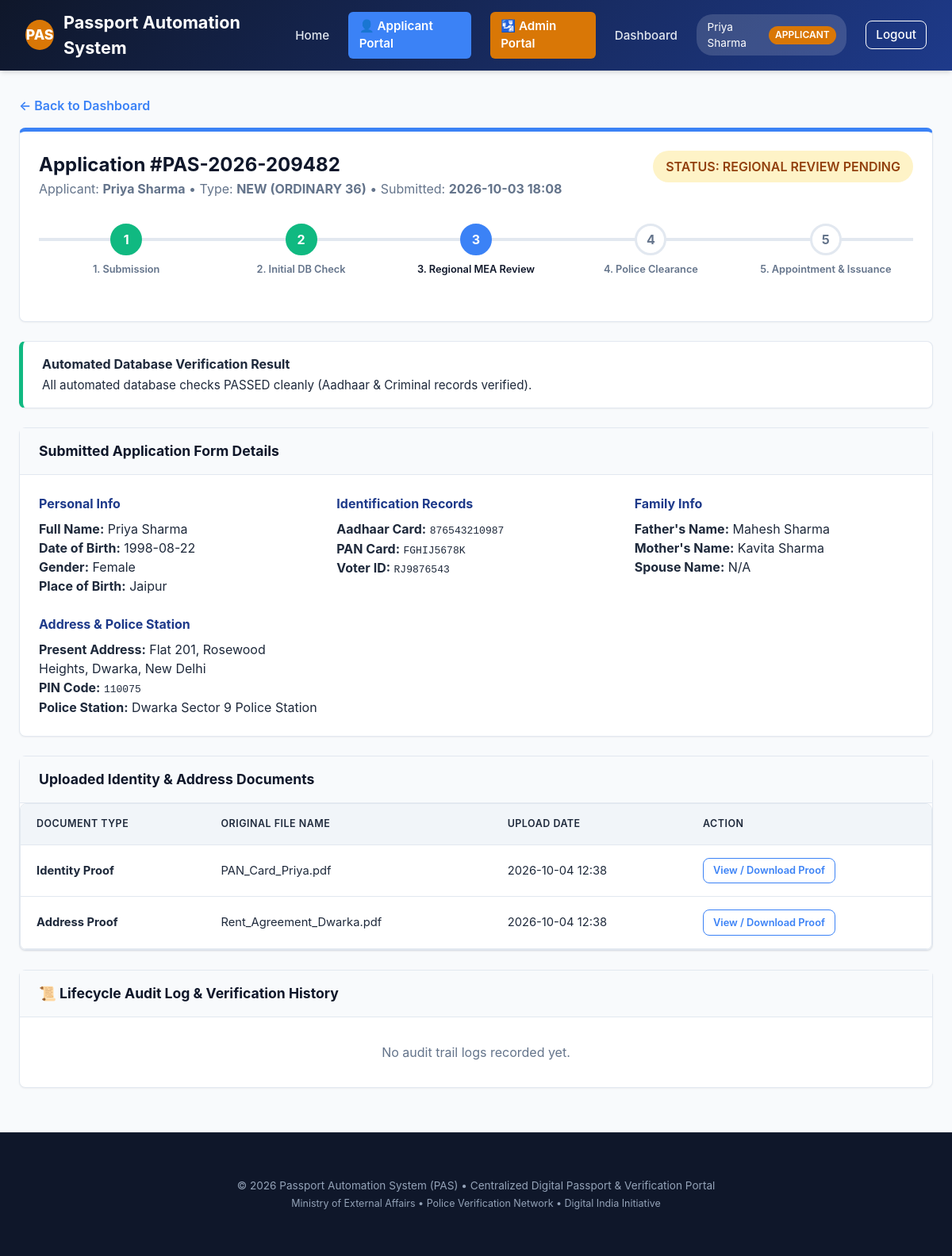
Screenshot of /application/2 (signed in) with the database file from the repository.
### models.py (models this page shows, shortened)
class User(db.Model):
    __tablename__ = 'users'
    id = db.Column(db.Integer, primary_key=True)
    username = db.Column(db.String(64), unique=True, nullable=False, index=True)
    email = db.Column(db.String(120), unique=True, nullable=False, index=True)
    password_hash = db.Column(db.String(256), nullable=False)
    role = db.Column(db.String(32), nullable=False, default='applicant') # applicant, passport_admin, regional_admin, police
    full_name = db.Column(db.String(128), nullable=False)
    phone = db.Column(db.String(20))
    jurisdiction_pin = db.Column(db.String(10)) # For filtering police / regional jurisdiction
    created_at = db.Column(db.DateTime, default=datetime.utcnow)
    applications = db.relationship('Application', backref='applicant', lazy=True, foreign_keys='Application.applicant_id')
    police_reports = db.relationship('PoliceReport', backref='officer', lazy=True)
    regional_verifications = db.relationship('RegionalVerification', backref='officer', lazy=True)
    audit_logs = db.relationship('AuditLog', backref='actor', lazy=True)

class Application(db.Model):
    __tablename__ = 'applications'
    id = db.Column(db.Integer, primary_key=True)
    application_number = db.Column(db.String(32), unique=True, nullable=False, index=True)
    applicant_id = db.Column(db.Integer, db.ForeignKey('users.id'), nullable=False)
    application_type = db.Column(db.String(32), nullable=False, default='new') # new, renewal
    passport_type = db.Column(db.String(32), nullable=False, default='ordinary_36') # ordinary_36, ordinary_60, official, diplomatic
    given_name = db.Column(db.String(64), nullable=False)
    surname = db.Column(db.String(64), nullable=False)
    dob = db.Column(db.Date, nullable=False)
    gender = db.Column(db.String(16), nullable=False)
    place_of_birth = db.Column(db.String(128), nullable=False)
    aadhaar_number = db.Column(db.String(20), index=True)
    pan_number = db.Column(db.String(20))
    voter_id = db.Column(db.String(20))
    father_name = db.Column(db.String(128))
    mother_name = db.Column(db.String(128))
    spouse_name = db.Column(db.String(128))
    present_address = db.Column(db.Text, nullable=False)
    permanent_address = db.Column(db.Text, nullable=False)
    pin_code = db.Column(db.String(10), nullable=False, index=True)
    police_station_name = db.Column(db.String(128), nullable=False)
    emergency_contact_name = db.Column(db.String(128))
    emergency_contact_phone = db.Column(db.String(20))
    status = db.Column(db.String(32), nullable=False, default='submitted', index=True)
    auto_check_status = db.Column(db.String(32), default='pending') # pending, passed, flagged
    auto_check_notes = db.Column(db.Text)
    passport_number = db.Column(db.String(32), unique=True, index=True)
    issue_date = db.Column(db.Date)
    expiry_date = db.Column(db.Date)
    dispatch_tracking_id = db.Column(db.String(64))
    dispatch_date = db.Column(db.Date)
    rejection_reason = db.Column(db.Text)
    created_at = db.Column(db.DateTime, default=datetime.utcnow)
    updated_at = db.Column(db.DateTime, default=datetime.utcnow, onupdate=datetime.utcnow)
    documents = db.relationship('Document', backref='application', cascade='all, delete-orphan', lazy=True)
    police_report = db.relationship('PoliceReport', backref='application', uselist=False, cascade='all, delete-orphan', lazy=True)
    regional_verification = db.relationship('RegionalVerification', backref='application', uselist=False, cascade='all, delete-orphan', lazy=True)
    appointment = db.relationship('Appointment', backref='application', uselist=False, cascade='all, delete-orphan', lazy=True)
    audit_logs = db.relationship('AuditLog', backref='application', cascade='all, delete-orphan', lazy=True)

class Document(db.Model):
    __tablename__ = 'documents'
    id = db.Column(db.Integer, primary_key=True)
    application_id = db.Column(db.Integer, db.ForeignKey('applications.id'), nullable=False)
    doc_type = db.Column(db.String(64), nullable=False) # identity_proof, address_proof, dob_proof, photo
    file_name = db.Column(db.String(256), nullable=False)
    original_filename = db.Column(db.String(256), nullable=False)
    uploaded_at = db.Column(db.DateTime, default=datetime.utcnow)

### app.py (the view)
@app.route('/application/<int:app_id>')
@login_required
def application_detail(app_id):
    application = db.get_or_404(Application, app_id)
    user_role = session.get('user_role')
    user_id = session.get('user_id')
    if user_role == 'applicant' and application.applicant_id != user_id:
        flash('Unauthorized access to application record.', 'danger')
        return redirect(url_for('applicant_dashboard'))
    audit_logs = AuditLog.query.filter_by(application_id=app_id).order_by(AuditLog.created_at.desc()).all()
    today_str = date.today().strftime('%Y-%m-%d')
    return render_template(
        'application_detail.html',
        application=application,
        audit_logs=audit_logs,
        today_str=today_str
    )

### app.py (called while the page is built)
def login_required(f):
    @wraps(f)
    def decorated_function(*args, **kwargs):
        if 'user_id' not in session:
            flash('Please log in to access this page.', 'warning')
            return redirect(url_for('login'))
        return f(*args, **kwargs)
    return decorated_function

@app.context_processor
def inject_user():
    user = None
    if 'user_id' in session:
        user = db.session.get(User, session['user_id'])
    return dict(current_user=user)

### templates/application_detail.html (shortened to what this page needs)
{% extends "base.html" %}
{% block content %}
<div style="margin-bottom: 1rem;">
  <a href="{{ url_for('dashboard') }}" style="font-weight: 600;">&larr; Back to Dashboard</a>
</div>
<div class="card" style="border-top: 5px solid var(--primary-light);">
  <div class="card-body">
    <div style="display: flex; justify-content: space-between; align-items: flex-start; flex-wrap: wrap; gap: 1rem;">
      <div>
        <h2 style="color: var(--primary-dark);">Application #{{ application.application_number }}</h2>
        <p style="color: var(--text-muted);">
          Applicant: <strong>{{ application.given_name }} {{ application.surname }}</strong> &bull;
          Type: <strong>{{ application.application_type.upper() }} ({{ application.passport_type.replace('_', ' ').upper() }})</strong> &bull;
          Submitted: <strong>{{ application.created_at.strftime('%Y-%m-%d %H:%M') }}</strong>
        </p>
      </div>
      <div style="text-align: right;">
        <span class="badge badge-{{ application.status }}" style="font-size: 1rem; padding: 0.5rem 1rem;">
          STATUS: {{ application.status.replace('_', ' ').upper() }}
        </span>
      </div>
    </div>
    <div class="stepper" style="margin-top: 2rem;">
      <div class="step {% if application.status not in ['submitted'] %}completed{% else %}active{% endif %}">
        <div class="step-circle">1</div>
        <div class="step-label">1. Submission</div>
      </div>
      <div class="step {% if application.status in ['initial_check_passed', 'regional_review_pending', 'regional_approved', 'police_verification_pending', 'police_approved', 'appointment_scheduled', 'approved_for_issuance', 'passport_issued', 'dispatched'] %}completed{% elif application.status == 'initial_check_failed' %}active{% endif %}">
        <div class="step-circle">2</div>
        <div class="step-label">2. Initial DB Check</div>
      </div>
      <div class="step {% if application.status in ['regional_approved', 'police_verification_pending', 'police_approved', 'appointment_scheduled', 'approved_for_issuance', 'passport_issued', 'dispatched'] %}completed{% elif application.status in ['regional_review_pending', 'regional_flagged'] %}active{% endif %}">
        <div class="step-circle">3</div>
        <div class="step-label">3. Regional MEA Review</div>
      </div>
      <div class="step ">
        <div class="step-circle">4</div>
        <div class="step-label">4. Police Clearance</div>
      </div>
      <div class="step {% if application.status in ['passport_issued', 'dispatched'] %}completed{% elif application.status == 'appointment_scheduled' %}active{% endif %}">
        <div class="step-circle">5</div>
        <div class="step-label">5. Appointment & Issuance</div>
      </div>
    </div>
  </div>
</div>
{% if application.auto_check_notes %}
  <div class="card" style="border-left: 5px solid {% if application.auto_check_status == 'passed' %}#10b981{% else %}#ef4444{% endif %};">
    <div class="card-body" style="padding: 1rem 1.5rem;">
      <h4 style="margin-bottom: 0.25rem;">Automated Database Verification Result</h4>
      <p style="font-size: 0.95rem;">{{ application.auto_check_notes }}</p>
    </div>
  </div>
{% endif %}
<div class="card">
  <div class="card-header">
    <h3>Submitted Application Form Details</h3>
  </div>
  <div class="card-body">
    <div style="display: grid; grid-template-columns: repeat(auto-fit, minmax(280px, 1fr)); gap: 1.5rem;">
      <div>
        <h4 style="color: var(--primary); margin-bottom: 0.5rem;">Personal Info</h4>
        <p><strong>Full Name:</strong> {{ application.given_name }} {{ application.surname }}</p>
        <p><strong>Date of Birth:</strong> {{ application.dob.strftime('%Y-%m-%d') }}</p>
        <p><strong>Gender:</strong> {{ application.gender }}</p>
        <p><strong>Place of Birth:</strong> {{ application.place_of_birth }}</p>
      </div>
      <div>
        <h4 style="color: var(--primary); margin-bottom: 0.5rem;">Identification Records</h4>
        <p><strong>Aadhaar Card:</strong> <code>{{ application.aadhaar_number or 'N/A' }}</code></p>
        <p><strong>PAN Card:</strong> <code>{{ application.pan_number or 'N/A' }}</code></p>
        <p><strong>Voter ID:</strong> <code>{{ application.voter_id or 'N/A' }}</code></p>
      </div>
      <div>
        <h4 style="color: var(--primary); margin-bottom: 0.5rem;">Family Info</h4>
        <p><strong>Father's Name:</strong> {{ application.father_name or 'N/A' }}</p>
        <p><strong>Mother's Name:</strong> {{ application.mother_name or 'N/A' }}</p>
        <p><strong>Spouse Name:</strong> {{ application.spouse_name or 'N/A' }}</p>
      </div>
      <div>
        <h4 style="color: var(--primary); margin-bottom: 0.5rem;">Address & Police Station</h4>
        <p><strong>Present Address:</strong> {{ application.present_address }}</p>
        <p><strong>PIN Code:</strong> <code>{{ application.pin_code }}</code></p>
        <p><strong>Police Station:</strong> {{ application.police_station_name }}</p>
      </div>
    </div>
  </div>
</div>
<div class="card">
  <div class="card-header">
    <h3>Uploaded Identity & Address Documents</h3>
  </div>
  <div class="card-body" style="padding: 0;">
    {% if application.documents %}
      <div class="table-responsive">
        <table class="table">
          <thead>
            <tr>
              <th>Document Type</th>
              <th>Original File Name</th>
              <th>Upload Date</th>
              <th>Action</th>
            </tr>
          </thead>
          <tbody>
            {% for doc in application.documents %}
              <tr>
                <td><strong>{{ doc.doc_type.replace('_', ' ').title() }}</strong></td>
                <td>{{ doc.original_filename }}</td>
                <td>{{ doc.uploaded_at.strftime('%Y-%m-%d %H:%M') }}</td>
                <td>
                  <a href="{{ url_for('serve_upload', filename=doc.file_name) }}" target="_blank" class="btn btn-sm btn-outline">View / Download Proof</a>
                </td>
              </tr>
            {% endfor %}
          </tbody>
        </table>
      </div>
    {% else %}
      <div style="padding: 2rem; text-align: center; color: var(--text-muted);">
        <p>No document proof attachments uploaded for this application.</p>
      </div>
    {% endif %}
  </div>
</div>
<div class="card">
  <div class="card-header">
    <h3>📜 Lifecycle Audit Log & Verification History</h3>
  </div>
  <div class="card-body" style="padding: 0;">
    {% if audit_logs %}
      <div class="table-responsive">
        <table class="table">
          <thead>
            <tr>
              <th>Timestamp</th>
              <th>Actor Name</th>
              <th>Actor Role</th>
              <th>Action Completed</th>
              <th>Notes / Remarks</th>
            </tr>
          </thead>
          <tbody>
            {% for log in audit_logs %}
              <tr>
                <td>{{ log.created_at.strftime('%Y-%m-%d %H:%M:%S') }}</td>
                <td><strong>{{ log.actor_name }}</strong></td>
                <td><span class="role-pill">{{ log.actor_role }}</span></td>
                <td><strong>{{ log.action }}</strong></td>
                <td>{{ log.notes or 'N/A' }}</td>
              </tr>
            {% endfor %}
          </tbody>
        </table>
      </div>
    {% else %}
      <div style="padding: 2rem; text-align: center; color: var(--text-muted);">
        <p>No audit trail logs recorded yet.</p>
      </div>
    {% endif %}
  </div>
</div>
{% endblock %}

### templates/base.html (shortened to what this page needs)
<!DOCTYPE html>
<html lang="en">
<head>
  <link rel="stylesheet" href="{{ url_for('static', filename='css/style.css') }}">
</head>
<body>
  <nav class="navbar">
    <a href="{{ url_for('index') }}" class="navbar-brand">
      <div class="emblem">PAS</div>
      <span>Passport Automation System</span>
    </a>
    <ul class="nav-links">
      <li><a href="{{ url_for('index') }}">Home</a></li>
      <li>
        <a href="{{ url_for('portal_applicant') }}" class="portal-nav-btn applicant-nav">
          👤 Applicant Portal
        </a>
      </li>
      <li>
        <a href="{{ url_for('portal_admin') }}" class="portal-nav-btn admin-nav">
          🛂 Admin Portal
        </a>
      </li>
      {% if session.get('user_id') %}
        <li><a href="{{ url_for('dashboard') }}">Dashboard</a></li>
        <li>
          <div class="user-badge">
            <span>{{ current_user.full_name if current_user else session.get('full_name') }}</span>
            <span class="role-pill">{{ session.get('user_role') }}</span>
          </div>
        </li>
        <li><a href="{{ url_for('logout') }}" class="btn btn-sm btn-outline" style="color: white; border-color: white;">Logout</a></li>
      {% else %}
        <li><a href="{{ url_for('login') }}">Login</a></li>
        <li><a href="{{ url_for('register') }}" class="btn btn-sm btn-primary">Register</a></li>
      {% endif %}
    </ul>
  </nav>
  <div class="container">
    {% block content %}{% endblock %}
  </div>
  <footer>
    <div class="container">
      <p>&copy; 2026 Passport Automation System (PAS) &bull; Centralized Digital Passport & Verification Portal</p>
      <p style="margin-top: 0.25rem; font-size: 0.78rem;">Ministry of External Affairs &bull; Police Verification Network &bull; Digital India Initiative</p>
    </div>
  </footer>
</body>
</html>

### rows the page displays
User: full_name "Priya Sharma", get "APPLICANT"
Application: application_number "PAS-2026-209482", given_name "Priya", surname "Sharma", application_type "NEW", passport_type.replace "ORDINARY 36", created_at "2026-10-03 18:08", status.replace "REGIONAL REVIEW PENDING", auto_check_notes "All automated database checks PASSED cleanly (Aadhaar & Criminal records verified).", dob "1998-08-22", gender "Female", place_of_birth "Jaipur", aadhaar_number "876543210987", pan_number "FGHIJ5678K", voter "RJ9876543", father_name "Mahesh Sharma", mother_name "Kavita Sharma", spouse_name "N/A", present_address "Flat 201, Rosewood Heights, Dwarka, New Delhi", pin_code "110075", police_station_name "Dwarka Sector 9 Police Station"
Document: doc_type.replace "Identity Proof", original_filename "PAN_Card_Priya.pdf", uploaded_at "2026-10-04 12:38"
Document: doc_type.replace "Address Proof", original_filename "Rent_Agreement_Dwarka.pdf", uploaded_at "2026-10-04 12:38"
